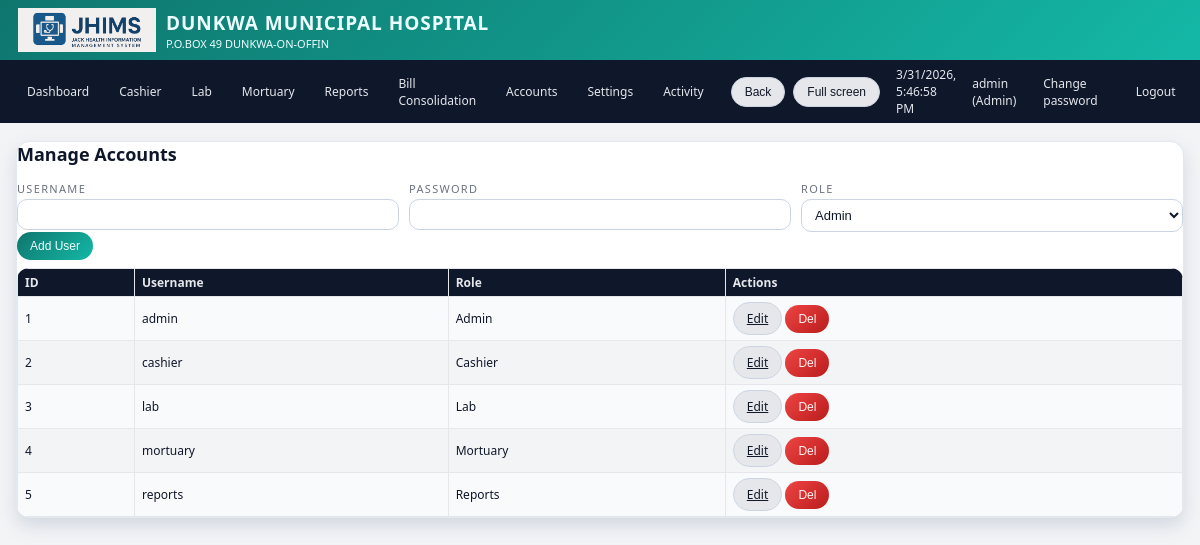
Page /admin/users (signed in) on the committed database.
### tables this page shows
CREATE TABLE users(id INTEGER PRIMARY KEY AUTOINCREMENT,username TEXT UNIQUE,password TEXT,role TEXT);

### app.py (the view, shortened to what this page needs)
@app.route("/admin/users", methods=["GET", "POST"])
@login_required(role="Admin")
def manage_users():
    conn = get_db()
    c = conn.cursor()
    c.execute("SELECT * FROM users ORDER BY username")
    users = c.fetchall()
    conn.close()
    return render_template("manage_users.html", users=users)

### app.py (called while the page is built)
def get_db():
    conn = sqlite3.connect(DB_PATH)
    conn.row_factory = sqlite3.Row
    return conn

def login_required(role=None):
    def deco(f):
        @wraps(f)
        def wrapper(*args, **kwargs):
            if "user" not in session:
                return redirect(url_for("login"))
            if role and session.get("role") not in (role, "Admin"):
                flash("Access denied for your role.", "danger")
                return redirect(url_for("dashboard"))
            return f(*args, **kwargs)
        return wrapper
    return deco

@app.before_request
def startup():
    init_db()

@app.context_processor
def inject_globals():
    conn = get_db()
    c = conn.cursor()
    c.execute("SELECT name, insured_price, non_insured_price FROM lab_test_prices ORDER BY name")
    tests = c.fetchall()
    c.execute("SELECT name FROM services ORDER BY name")
    services = [r["name"] for r in c.fetchall()]
    conn.close()
    return dict(
        APP_NAME=APP_NAME,
        HOSPITAL_NAME=HOSPITAL_NAME,
        HOSPITAL_ADDRESS=HOSPITAL_ADDRESS,
        HOSPITAL_PHONE=HOSPITAL_PHONE,
        POWERED_BY=POWERED_BY,
        LAB_TESTS=tests,
        SERVICES=services,
        now=datetime.now,
    )

### templates/manage_users.html
{% extends "base.html" %}
{% block content %}
<div class="card">
  <h2>Manage Accounts</h2>
  <form method="post" class="no-print" style="margin-bottom:8px;">
    <div class="row">
      <div class="col"><label>Username</label><input type="text" name="username" required></div>
      <div class="col"><label>Password</label><input type="password" name="password" required></div>
      <div class="col">
        <label>Role</label>
        <select name="role">
          <option>Admin</option><option>Cashier</option><option>Lab</option><option>Mortuary</option><option>Reports</option>
        </select>
      </div>
    </div>
    <button class="btn btn-primary" type="submit">Add User</button>
  </form>
  <table>
    <thead><tr><th>ID</th><th>Username</th><th>Role</th><th>Actions</th></tr></thead>
    <tbody>
      {% for u in users %}
      <tr>
        <td>{{ u.id }}</td><td>{{ u.username }}</td><td>{{ u.role }}</td>
        <td>
          <a class="btn btn-secondary" href="{{ url_for('edit_user', user_id=u.id) }}">Edit</a>
          <form method="post" action="{{ url_for('delete_user', user_id=u.id) }}" style="display:inline;">
            <button class="btn btn-danger" type="submit" onclick="return confirm('Delete user?')">Del</button>
          </form>
        </td>
      </tr>
      {% endfor %}
    </tbody>
  </table>
</div>
{% endblock %}

### templates/base.html (style rules this page uses)
:root { --accent:#0f766e; --accent-strong:#0d9488; --accent-soft:#a7f3d0; --danger:#b91c1c; --border-soft:#e2e8f0; --bg-light:#f3f4f6; --bg-card:#ffffff; --text-main:#0f172a; --text-muted:#6b7280; }
* { box-sizing:border-box; }
body { margin:0; font-family:system-ui,-apple-system,BlinkMacSystemFont,"Segoe UI",sans-serif; }
body.theme-light { background:var(--bg-light); color:var(--text-main); }
body.theme-light .card { background:var(--bg-card); border-radius:14px; border:1px solid var(--border-soft); box-shadow:0 8px 18px rgba(148,163,184,.35); }
body.theme-light table { background:#f9fafb; }
body.theme-light th { background:#0f172a; color:#e5e7eb; }
body.theme-light tr:nth-child(even) td { background:#f3f4f6; }
.card h2 { margin-top:0; font-size:18px; }
input[type=text], input[type=password], input[type=number], input[type=date], select, textarea { width:100%; padding:7px 9px; border-radius:10px; border:1px solid #cbd5e1; font-size:13px; background:#ffffff; color:#0f172a; outline:none; transition:.15s border-color,.15s box-shadow,.15s background; }
input::placeholder,textarea::placeholder { color:#9ca3af; }
label { display:block; font-size:11px; margin-bottom:3px; color:#6b7280; text-transform:uppercase; letter-spacing:.12em; }
.row { display:flex;gap:10px;flex-wrap:wrap; }
.col { flex:1;min-width:180px; }
.btn { display:inline-flex; align-items:center; justify-content:center; gap:5px; padding:7px 13px; border-radius:999px; border:none; font-size:12px; font-weight:500; cursor:pointer; white-space:nowrap; transition:.16s transform,.16s box-shadow,.16s background; }
.btn-primary { background:linear-gradient(135deg,#0f766e,#14b8a6); color:#ecfeff; }
.btn-secondary { background:#e5e7eb; color:#111827; border:1px solid #cbd5e1; }
.btn-danger { background:linear-gradient(135deg,#ef4444,#b91c1c); color:#fef2f2; }
table { width:100%; border-collapse:collapse; font-size:12px; border-radius:12px; overflow:hidden; }
th,td { border:1px solid #e5e7eb; padding:5px 7px; text-align:left; }

### rows in the picture
users: id "1", username "admin", role "Admin"
users: id "2", username "cashier", role "Cashier"
users: id "3", username "lab", role "Lab"
users: id "4", username "mortuary", role "Mortuary"
users: id "5", username "reports", role "Reports"

### other values in the picture
{{ HOSPITAL_NAME }} "DUNKWA MUNICIPAL HOSPITAL"
{{ HOSPITAL_ADDRESS }} "P.O.BOX 49 DUNKWA-ON-OFFIN"
{{ session.get('user') }} "admin"
{{ session.get('role') }} "Admin"
